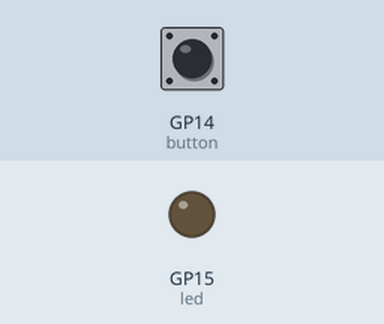
This program was run on a simulated Raspberry Pi Pico running CircuitPython. Parts: output pins drawn as LEDs (lit = HIGH). Dashed ring = blinking. Inputs (shaded band) come from the test bench; at power-on: GP14 (button) HIGH.

Above: at 1.2 s.
1.3 s: GP14 (button) pulled LOW for 1 s
At 1.45 s:
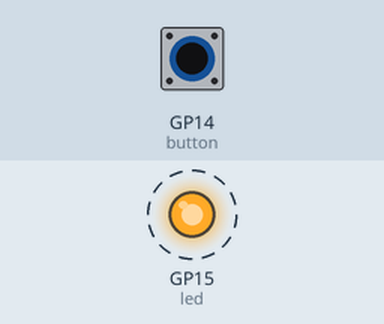
3.8 s: GP14 (button) pulled LOW for 0.15 s
At 5.0 s:
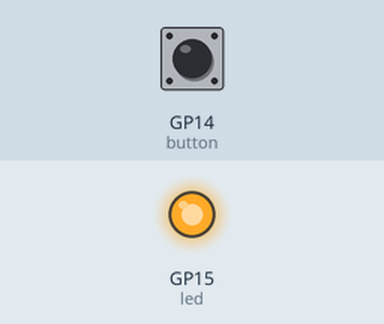
5.4 s: GP14 (button) pulled LOW for 3.2 s
At 8.7 s:
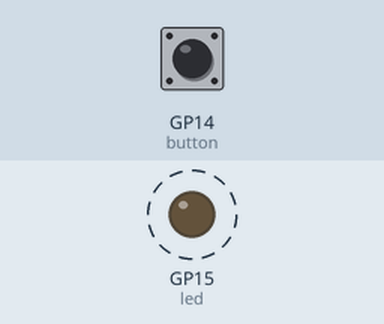
Timing chart, 0 to 10.2 s (numbered marks = the images above; inputs shaded):
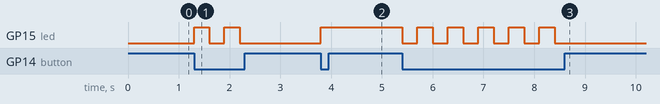

Measured:
- after the input at 1.3 s, GP15 (led): alternates HIGH for 0.30 s and LOW for 0.30 s, 4 changes in all, then stays LOW, starting at once
- after the input at 3.8 s, GP15 (led): LOW → HIGH at once
- after the input at 5.4 s, GP15 (led): alternates HIGH for 0.30 s and LOW for 0.30 s, 11 changes in all, then stays LOW, starting at once

The program:

Lab08_TEST2.py
```python
import board
import time
from digitalio import DigitalInOut, Direction, Pull

# 建立 GP15 腳位的 DigitalInOut 物件, 並命名為 led
led = DigitalInOut(board.GP15)
# 設定 led 為輸出腳位
led.direction = Direction.OUTPUT
# 建立 GP14 腳位的 DigitalInOut 物件, 並命名為 button
button = DigitalInOut(board.GP14)
# 設定 button 為輸入腳位
button.direction = Direction.INPUT
# 設定 button 為上拉電阻
button.pull = Pull.UP

while True:                  # 一值重複執行
    if(button.value == 0):
        led.value = not led.value
        time.sleep(0.3)
```
